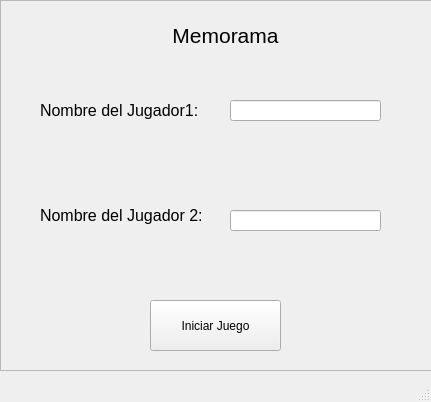
<?xml version="1.0" encoding="UTF-8"?>
<ui version="4.0">
 <class>VentanaInicio</class>
 <widget class="QMainWindow" name="VentanaInicio">
  <property name="geometry">
   <rect>
    <x>0</x>
    <y>0</y>
    <width>431</width>
    <height>402</height>
   </rect>
  </property>
  <property name="windowTitle">
   <string>VentanaInicio</string>
  </property>
  <widget class="QWidget" name="centralwidget">
   <widget class="QFrame" name="frame">
    <property name="geometry">
     <rect>
      <x>0</x>
      <y>0</y>
      <width>461</width>
      <height>371</height>
     </rect>
    </property>
    <property name="frameShape">
     <enum>QFrame::StyledPanel</enum>
    </property>
    <property name="frameShadow">
     <enum>QFrame::Raised</enum>
    </property>
    <widget class="QLabel" name="label">
     <property name="geometry">
      <rect>
       <x>140</x>
       <y>10</y>
       <width>171</width>
       <height>51</height>
      </rect>
     </property>
     <property name="text">
      <string>&lt;html&gt;&lt;head/&gt;&lt;body&gt;&lt;p align=&quot;center&quot;&gt;&lt;span style=&quot; font-size:16pt;&quot;&gt;Memorama&lt;/span&gt;&lt;/p&gt;&lt;/body&gt;&lt;/html&gt;</string>
     </property>
    </widget>
    <widget class="QPushButton" name="btnInicio">
     <property name="geometry">
      <rect>
       <x>150</x>
       <y>300</y>
       <width>131</width>
       <height>51</height>
      </rect>
     </property>
     <property name="text">
      <string>Iniciar Juego</string>
     </property>
    </widget>
    <widget class="QLineEdit" name="txtNombreJugador1">
     <property name="geometry">
      <rect>
       <x>230</x>
       <y>100</y>
       <width>151</width>
       <height>21</height>
      </rect>
     </property>
    </widget>
    <widget class="QLineEdit" name="txtNombreJugador2">
     <property name="geometry">
      <rect>
       <x>230</x>
       <y>210</y>
       <width>151</width>
       <height>21</height>
      </rect>
     </property>
    </widget>
    <widget class="QLabel" name="lblNombreJugador1">
     <property name="geometry">
      <rect>
       <x>40</x>
       <y>90</y>
       <width>161</width>
       <height>41</height>
      </rect>
     </property>
     <property name="text">
      <string>&lt;html&gt;&lt;head/&gt;&lt;body&gt;&lt;p&gt;&lt;span style=&quot; font-size:12pt;&quot;&gt;Nombre del Jugador1:&lt;/span&gt;&lt;/p&gt;&lt;/body&gt;&lt;/html&gt;</string>
     </property>
    </widget>
    <widget class="QLabel" name="lblNombreJugador2">
     <property name="geometry">
      <rect>
       <x>40</x>
       <y>190</y>
       <width>161</width>
       <height>51</height>
      </rect>
     </property>
     <property name="text">
      <string>&lt;html&gt;&lt;head/&gt;&lt;body&gt;&lt;p&gt;&lt;span style=&quot; font-size:12pt;&quot;&gt;Nombre del Jugador 2:&lt;/span&gt;&lt;/p&gt;&lt;/body&gt;&lt;/html&gt;</string>
     </property>
    </widget>
   </widget>
  </widget>
  <widget class="QMenuBar" name="menubar">
   <property name="geometry">
    <rect>
     <x>0</x>
     <y>0</y>
     <width>431</width>
     <height>22</height>
    </rect>
   </property>
  </widget>
  <widget class="QStatusBar" name="statusbar"/>
 </widget>
 <resources/>
 <connections/>
</ui>
